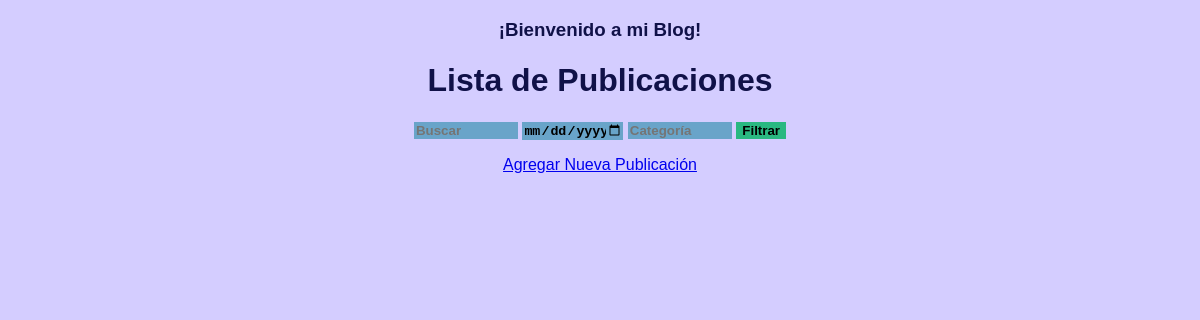
The app's page /, older data.
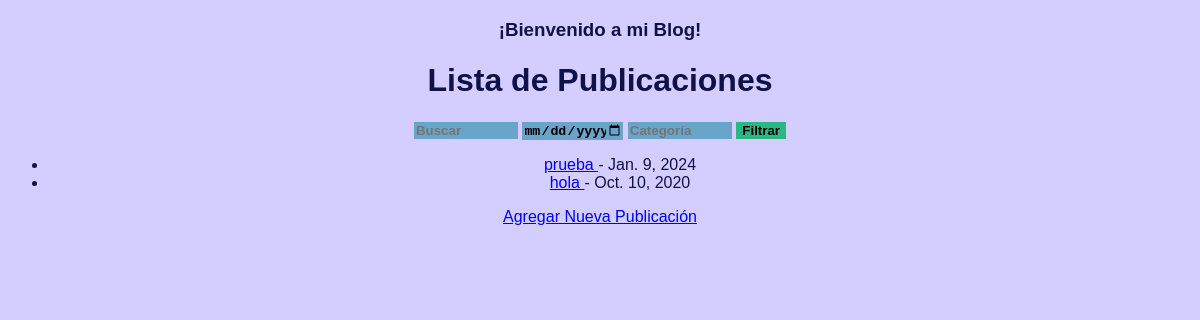
The same page, newer data.
### blog/models.py (models this page shows, shortened)
class Publicacion(models.Model):
    titulo = models.CharField(max_length=200)
    contenido = models.TextField()
    fecha_publicacion = models.DateField()
    categoria = models.CharField(max_length=100)
    autor = models.CharField(max_length=100)

### blog/views.py (the view)
# urls.py: path('', views.lista_publicaciones, name='inicio'),  # Ruta raíz que apunta a la vista lista_publicaciones
def lista_publicaciones(request):
    publicaciones = Publicacion.objects.all()
    fecha_publicacion = request.GET.get('fecha_publicacion')
    categoria = request.GET.get('categoria')
    if fecha_publicacion:
        publicaciones = publicaciones.filter(fecha_publicacion=fecha_publicacion)
    if categoria:
        publicaciones = publicaciones.filter(categoria__icontains=categoria)
    query = request.GET.get('q')
    if query:
        publicaciones = publicaciones.filter(
            Q(titulo__icontains=query) | Q(contenido__icontains=query)
        )
    paginator = Paginator(publicaciones, 10)  # 10 publicaciones por página
    page_number = request.GET.get('page')
    page_obj = paginator.get_page(page_number)
    return render(request, 'blog/lista_publicaciones.html', {
        'page_obj': page_obj,
        'query': query,
        'categoria': categoria,
        'fecha_publicacion': fecha_publicacion,
        })

### blog/templates/blog/lista_publicaciones.html (shortened to what this page needs)
<!DOCTYPE html>
<html>
<head>
</head>
<body>
    <h3>¡Bienvenido a mi Blog!</h3>
    <h1>Lista de Publicaciones</h1>
    <form method="GET">
        <input type="text" name="q" placeholder="Buscar">
        <input type="date" name="fecha_publicacion">
        <input type="text" name="categoria" placeholder="Categoría">
        <button type="submit">Filtrar</button>
    </form>
    <ul>
        {% for publicacion in page_obj %}
        <li>
            <a href="{% url 'detalle_publicacion' publicacion.pk %}">
                {{ publicacion.titulo }}
            </a> - {{ publicacion.fecha_publicacion }}
        </li>
    {% endfor %}
    </ul>
    <div class="action-links">
        <a href="{% url 'agregar_publicacion' %}">Agregar Nueva Publicación</a>
    </div>
</body>
</html>

Row changes from the older to the newer data that the page shows:
added Publicacion: titulo "prueba", fecha_publicacion "Jan. 9, 2024"
added Publicacion: titulo "hola", fecha_publicacion "Oct. 10, 2020"
